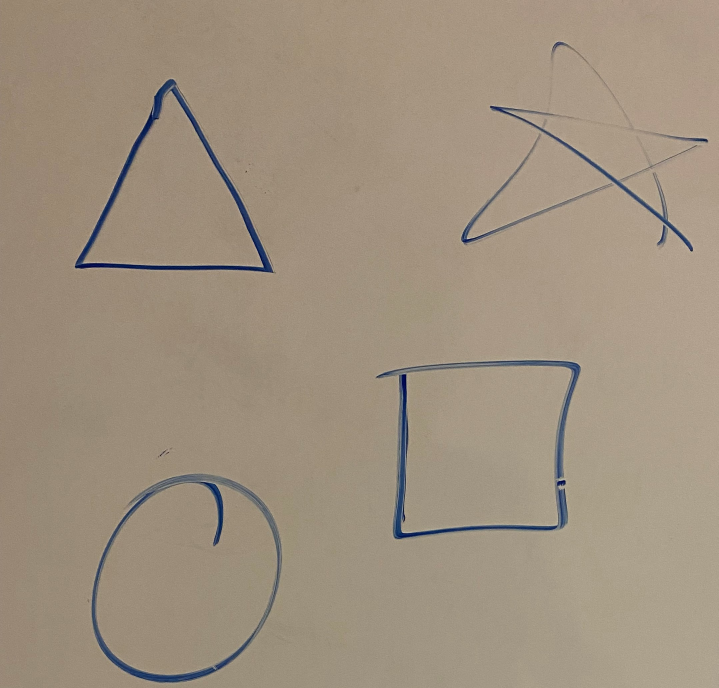
#> input picture ex-images/1.jpg, 2155 x 2064 px (shown at 1/3 size)
$ python imageSymbolDetection.py
#> lines starting #> are read from the running program, lines starting #| are printed output that depends on the picture
import cv2
import os
import numpy as np
from matplotlib import pyplot as plt

imagesFolder = "ex-images"
example_img = os.path.join(imagesFolder, "1.jpg")

boundingBox = [[63, 420, 186, 214], [334, 316, 196, 190], [421, 75, 222, 171], [47, 51, 218, 214]]


img = cv2.imread(example_img)
#> img is the input picture: shape (2064, 2155, 3); mean B, G, R 127.1, 145, 159.2
scale_percent = 30
width = int(img.shape[1] * scale_percent / 100)
#> width = 646
height = int(img.shape[0] * scale_percent / 100)
#> height = 619
dsize = (width, height)
#> dsize = (646, 619)
# resize image
img = cv2.resize(img, dsize)
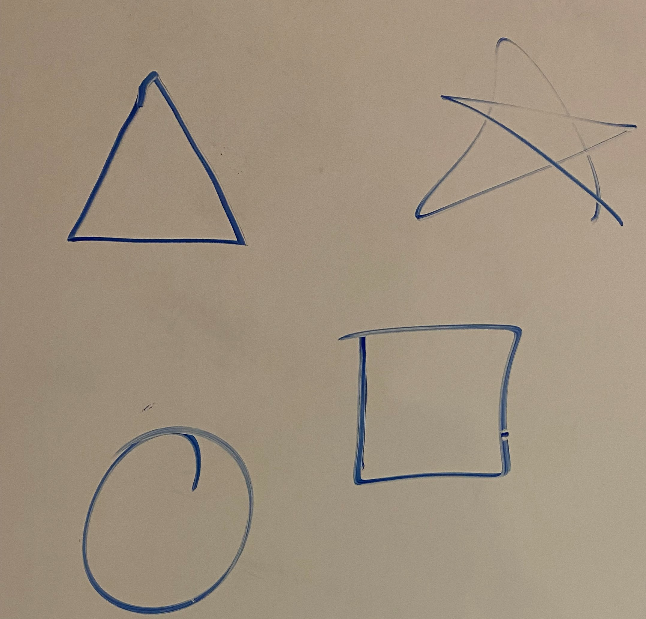
#> img: shape (619, 646, 3); mean B, G, R 126.9, 144.9, 159.1


for shape in boundingBox:
    x, y, w, h = shape
    croppedImg = img[y:y+h, x:x+w]
    cv2.imshow("Cropped", croppedImg)
    cv2.waitKey(0)
    cv2.destroyAllWindows()
#> this loop made 4 passes
#> pass 1, `croppedImg = img[y:y+h, x:x+w]`:
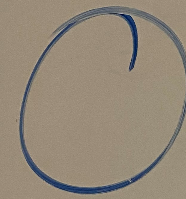
#> croppedImg: shape (199, 186, 3); mean B, G, R 120.3, 136.5, 148.3
#> pass 2, `croppedImg = img[y:y+h, x:x+w]`:
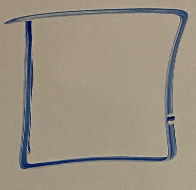
#> croppedImg: shape (190, 196, 3); mean B, G, R 130.5, 145.5, 155
#> pass 3, `croppedImg = img[y:y+h, x:x+w]`:
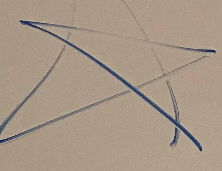
#> croppedImg: shape (171, 222, 3); mean B, G, R 134.7, 151.6, 167.6
